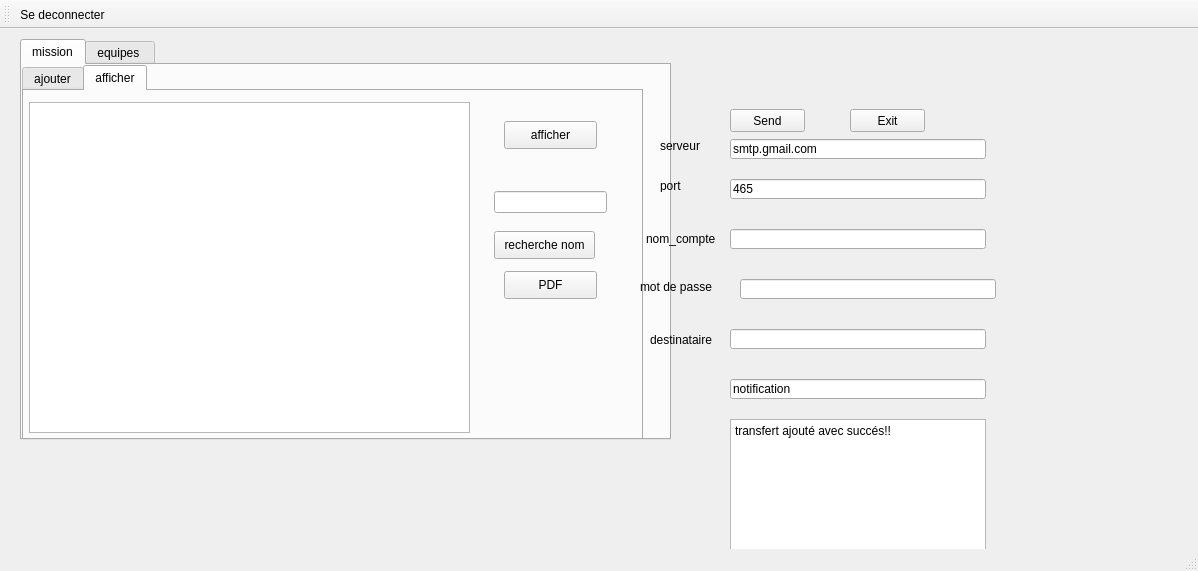
<?xml version="1.0" encoding="UTF-8"?>
<ui version="4.0">
 <class>gestion_hedi</class>
 <widget class="QMainWindow" name="gestion_hedi">
  <property name="geometry">
   <rect>
    <x>0</x>
    <y>0</y>
    <width>1198</width>
    <height>571</height>
   </rect>
  </property>
  <property name="windowTitle">
   <string>MainWindow</string>
  </property>
  <property name="styleSheet">
   <string notr="true">background-image: url(:/res/img/bg.png);</string>
  </property>
  <widget class="QWidget" name="centralwidget">
   <widget class="QTabWidget" name="tabWidget">
    <property name="geometry">
     <rect>
      <x>20</x>
      <y>10</y>
      <width>651</width>
      <height>401</height>
     </rect>
    </property>
    <property name="currentIndex">
     <number>0</number>
    </property>
    <widget class="QWidget" name="tab">
     <attribute name="title">
      <string>mission</string>
     </attribute>
     <widget class="QTabWidget" name="tabWidget_2">
      <property name="geometry">
       <rect>
        <x>0</x>
        <y>0</y>
        <width>621</width>
        <height>381</height>
       </rect>
      </property>
      <property name="currentIndex">
       <number>1</number>
      </property>
      <widget class="QWidget" name="tab_3">
       <attribute name="title">
        <string>ajouter</string>
       </attribute>
       <widget class="QLineEdit" name="lineEdit_id_miss">
        <property name="geometry">
         <rect>
          <x>230</x>
          <y>50</y>
          <width>113</width>
          <height>22</height>
         </rect>
        </property>
       </widget>
       <widget class="QLineEdit" name="lineEdit_nom_miss">
        <property name="geometry">
         <rect>
          <x>230</x>
          <y>110</y>
          <width>113</width>
          <height>22</height>
         </rect>
        </property>
       </widget>
       <widget class="QLineEdit" name="lineEdit_lieu_miss">
        <property name="geometry">
         <rect>
          <x>230</x>
          <y>170</y>
          <width>113</width>
          <height>22</height>
         </rect>
        </property>
       </widget>
       <widget class="QLabel" name="label">
        <property name="geometry">
         <rect>
          <x>30</x>
          <y>50</y>
          <width>56</width>
          <height>16</height>
         </rect>
        </property>
        <property name="text">
         <string>ID</string>
        </property>
       </widget>
       <widget class="QLabel" name="label_2">
        <property name="geometry">
         <rect>
          <x>30</x>
          <y>110</y>
          <width>56</width>
          <height>16</height>
         </rect>
        </property>
        <property name="text">
         <string>nom</string>
        </property>
       </widget>
       <widget class="QLabel" name="label_3">
        <property name="geometry">
         <rect>
          <x>30</x>
          <y>180</y>
          <width>56</width>
          <height>16</height>
         </rect>
        </property>
        <property name="text">
         <string>lieu</string>
        </property>
       </widget>
       <widget class="QPushButton" name="pushButton">
        <property name="geometry">
         <rect>
          <x>340</x>
          <y>230</y>
          <width>93</width>
          <height>28</height>
         </rect>
        </property>
        <property name="text">
         <string>ajouter</string>
        </property>
       </widget>
       <widget class="QPushButton" name="pushButton_3">
        <property name="geometry">
         <rect>
          <x>210</x>
          <y>230</y>
          <width>93</width>
          <height>28</height>
         </rect>
        </property>
        <property name="text">
         <string>modifier</string>
        </property>
       </widget>
       <widget class="QPushButton" name="pushButton_4">
        <property name="geometry">
         <rect>
          <x>470</x>
          <y>230</y>
          <width>93</width>
          <height>28</height>
         </rect>
        </property>
        <property name="text">
         <string>supprimer</string>
        </property>
       </widget>
      </widget>
      <widget class="QWidget" name="tab_6">
       <attribute name="title">
        <string>afficher</string>
       </attribute>
       <widget class="QTableView" name="tableView_miss">
        <property name="geometry">
         <rect>
          <x>5</x>
          <y>11</y>
          <width>441</width>
          <height>331</height>
         </rect>
        </property>
       </widget>
       <widget class="QPushButton" name="pushButton_5">
        <property name="geometry">
         <rect>
          <x>480</x>
          <y>30</y>
          <width>93</width>
          <height>28</height>
         </rect>
        </property>
        <property name="text">
         <string>afficher</string>
        </property>
       </widget>
       <widget class="QLineEdit" name="lineEdit_recherche_nom">
        <property name="geometry">
         <rect>
          <x>470</x>
          <y>100</y>
          <width>113</width>
          <height>22</height>
         </rect>
        </property>
       </widget>
       <widget class="QPushButton" name="pushButton_11">
        <property name="geometry">
         <rect>
          <x>470</x>
          <y>140</y>
          <width>101</width>
          <height>28</height>
         </rect>
        </property>
        <property name="text">
         <string>recherche nom</string>
        </property>
       </widget>
       <widget class="QPushButton" name="pushButton_13">
        <property name="geometry">
         <rect>
          <x>480</x>
          <y>180</y>
          <width>93</width>
          <height>28</height>
         </rect>
        </property>
        <property name="text">
         <string>PDF</string>
        </property>
       </widget>
      </widget>
     </widget>
    </widget>
    <widget class="QWidget" name="tab_2">
     <attribute name="title">
      <string>equipes </string>
     </attribute>
     <widget class="QTabWidget" name="tabWidget_3">
      <property name="geometry">
       <rect>
        <x>0</x>
        <y>10</y>
        <width>611</width>
        <height>331</height>
       </rect>
      </property>
      <property name="currentIndex">
       <number>1</number>
      </property>
      <widget class="QWidget" name="tab_7">
       <attribute name="title">
        <string>ajouter</string>
       </attribute>
       <widget class="QLineEdit" name="lineEdit_11">
        <property name="geometry">
         <rect>
          <x>230</x>
          <y>50</y>
          <width>113</width>
          <height>22</height>
         </rect>
        </property>
       </widget>
       <widget class="QLineEdit" name="lineEdit_12">
        <property name="geometry">
         <rect>
          <x>230</x>
          <y>110</y>
          <width>113</width>
          <height>22</height>
         </rect>
        </property>
       </widget>
       <widget class="QLineEdit" name="lineEdit_13">
        <property name="geometry">
         <rect>
          <x>230</x>
          <y>170</y>
          <width>113</width>
          <height>22</height>
         </rect>
        </property>
       </widget>
       <widget class="QLabel" name="label_11">
        <property name="geometry">
         <rect>
          <x>30</x>
          <y>50</y>
          <width>56</width>
          <height>16</height>
         </rect>
        </property>
        <property name="text">
         <string>ID</string>
        </property>
       </widget>
       <widget class="QLabel" name="label_12">
        <property name="geometry">
         <rect>
          <x>30</x>
          <y>110</y>
          <width>56</width>
          <height>16</height>
         </rect>
        </property>
        <property name="text">
         <string>nom</string>
        </property>
       </widget>
       <widget class="QLabel" name="label_13">
        <property name="geometry">
         <rect>
          <x>30</x>
          <y>180</y>
          <width>56</width>
          <height>16</height>
         </rect>
        </property>
        <property name="text">
         <string>nombre</string>
        </property>
       </widget>
       <widget class="QPushButton" name="pushButton_6">
        <property name="geometry">
         <rect>
          <x>230</x>
          <y>250</y>
          <width>93</width>
          <height>28</height>
         </rect>
        </property>
        <property name="text">
         <string>ajouter</string>
        </property>
       </widget>
       <widget class="QComboBox" name="c_mission">
        <property name="geometry">
         <rect>
          <x>240</x>
          <y>220</y>
          <width>81</width>
          <height>22</height>
         </rect>
        </property>
       </widget>
       <widget class="QLabel" name="label_4">
        <property name="geometry">
         <rect>
          <x>30</x>
          <y>220</y>
          <width>56</width>
          <height>16</height>
         </rect>
        </property>
        <property name="text">
         <string>id_mission</string>
        </property>
       </widget>
       <widget class="QPushButton" name="pushButton_7">
        <property name="geometry">
         <rect>
          <x>340</x>
          <y>250</y>
          <width>93</width>
          <height>28</height>
         </rect>
        </property>
        <property name="text">
         <string>modifier</string>
        </property>
       </widget>
       <widget class="QPushButton" name="pushButton_8">
        <property name="geometry">
         <rect>
          <x>470</x>
          <y>250</y>
          <width>93</width>
          <height>28</height>
         </rect>
        </property>
        <property name="text">
         <string>supprimer</string>
        </property>
       </widget>
       <widget class="QPushButton" name="stat">
        <property name="geometry">
         <rect>
          <x>460</x>
          <y>60</y>
          <width>93</width>
          <height>28</height>
         </rect>
        </property>
        <property name="text">
         <string>stat</string>
        </property>
       </widget>
      </widget>
      <widget class="QWidget" name="tab_10">
       <attribute name="title">
        <string>afficher</string>
       </attribute>
       <widget class="QTableView" name="tableView_4">
        <property name="geometry">
         <rect>
          <x>5</x>
          <y>11</y>
          <width>401</width>
          <height>271</height>
         </rect>
        </property>
       </widget>
       <widget class="QPushButton" name="pushButton_9">
        <property name="geometry">
         <rect>
          <x>450</x>
          <y>30</y>
          <width>93</width>
          <height>28</height>
         </rect>
        </property>
        <property name="text">
         <string>afficher</string>
        </property>
       </widget>
       <widget class="QPushButton" name="pushButton_12">
        <property name="geometry">
         <rect>
          <x>450</x>
          <y>80</y>
          <width>93</width>
          <height>28</height>
         </rect>
        </property>
        <property name="text">
         <string>trier par nbr</string>
        </property>
       </widget>
      </widget>
     </widget>
    </widget>
   </widget>
   <widget class="QPushButton" name="sendBtn_4">
    <property name="geometry">
     <rect>
      <x>730</x>
      <y>80</y>
      <width>75</width>
      <height>23</height>
     </rect>
    </property>
    <property name="text">
     <string>Send</string>
    </property>
   </widget>
   <widget class="QPushButton" name="exitBtn_4">
    <property name="geometry">
     <rect>
      <x>850</x>
      <y>80</y>
      <width>75</width>
      <height>23</height>
     </rect>
    </property>
    <property name="text">
     <string>Exit</string>
    </property>
   </widget>
   <widget class="QLabel" name="label_21">
    <property name="geometry">
     <rect>
      <x>646</x>
      <y>200</y>
      <width>81</width>
      <height>20</height>
     </rect>
    </property>
    <property name="text">
     <string>nom_compte</string>
    </property>
   </widget>
   <widget class="QLineEdit" name="subject_4">
    <property name="geometry">
     <rect>
      <x>730</x>
      <y>350</y>
      <width>256</width>
      <height>20</height>
     </rect>
    </property>
    <property name="text">
     <string>notification</string>
    </property>
   </widget>
   <widget class="QLineEdit" name="paswd_4">
    <property name="geometry">
     <rect>
      <x>740</x>
      <y>250</y>
      <width>256</width>
      <height>20</height>
     </rect>
    </property>
    <property name="inputMask">
     <string/>
    </property>
    <property name="text">
     <string/>
    </property>
    <property name="echoMode">
     <enum>QLineEdit::Password</enum>
    </property>
   </widget>
   <widget class="QLineEdit" name="rcpt_4">
    <property name="geometry">
     <rect>
      <x>730</x>
      <y>300</y>
      <width>256</width>
      <height>20</height>
     </rect>
    </property>
    <property name="text">
     <string/>
    </property>
   </widget>
   <widget class="QLineEdit" name="server_4">
    <property name="geometry">
     <rect>
      <x>730</x>
      <y>110</y>
      <width>256</width>
      <height>20</height>
     </rect>
    </property>
    <property name="text">
     <string>smtp.gmail.com</string>
    </property>
   </widget>
   <widget class="QLabel" name="label_22">
    <property name="geometry">
     <rect>
      <x>640</x>
      <y>250</y>
      <width>81</width>
      <height>16</height>
     </rect>
    </property>
    <property name="text">
     <string>mot de passe</string>
    </property>
   </widget>
   <widget class="QLabel" name="label_23">
    <property name="geometry">
     <rect>
      <x>650</x>
      <y>300</y>
      <width>71</width>
      <height>21</height>
     </rect>
    </property>
    <property name="text">
     <string>destinataire</string>
    </property>
   </widget>
   <widget class="QLineEdit" name="uname_4">
    <property name="geometry">
     <rect>
      <x>730</x>
      <y>200</y>
      <width>256</width>
      <height>20</height>
     </rect>
    </property>
    <property name="text">
     <string/>
    </property>
   </widget>
   <widget class="QLineEdit" name="port_4">
    <property name="geometry">
     <rect>
      <x>730</x>
      <y>150</y>
      <width>256</width>
      <height>20</height>
     </rect>
    </property>
    <property name="text">
     <string>465</string>
    </property>
   </widget>
   <widget class="QPlainTextEdit" name="msg_4">
    <property name="geometry">
     <rect>
      <x>730</x>
      <y>390</y>
      <width>256</width>
      <height>181</height>
     </rect>
    </property>
    <property name="plainText">
     <string>transfert ajouté avec succés!!</string>
    </property>
   </widget>
   <widget class="QLabel" name="label_26">
    <property name="geometry">
     <rect>
      <x>660</x>
      <y>110</y>
      <width>47</width>
      <height>13</height>
     </rect>
    </property>
    <property name="text">
     <string>serveur</string>
    </property>
   </widget>
   <widget class="QLabel" name="label_32">
    <property name="geometry">
     <rect>
      <x>660</x>
      <y>150</y>
      <width>47</width>
      <height>13</height>
     </rect>
    </property>
    <property name="text">
     <string>port</string>
    </property>
   </widget>
  </widget>
  <widget class="QMenuBar" name="menubar">
   <property name="geometry">
    <rect>
     <x>0</x>
     <y>0</y>
     <width>1198</width>
     <height>26</height>
    </rect>
   </property>
  </widget>
  <widget class="QStatusBar" name="statusbar"/>
  <widget class="QToolBar" name="toolBar">
   <property name="windowTitle">
    <string>toolBar</string>
   </property>
   <attribute name="toolBarArea">
    <enum>TopToolBarArea</enum>
   </attribute>
   <attribute name="toolBarBreak">
    <bool>false</bool>
   </attribute>
   <addaction name="actiondeconnecter"/>
  </widget>
  <action name="actiondeconnecter">
   <property name="icon">
    <iconset>
     <normaloff>img/Windows-Log-Off-icon.png</normaloff>
     <normalon>:/res/img/Windows-Log-Off-icon.png</normalon>img/Windows-Log-Off-icon.png</iconset>
   </property>
   <property name="text">
    <string>Se deconnecter</string>
   </property>
   <property name="toolTip">
    <string>deconnecter</string>
   </property>
   <property name="shortcut">
    <string>Ctrl+O</string>
   </property>
  </action>
 </widget>
 <resources/>
 <connections/>
</ui>
